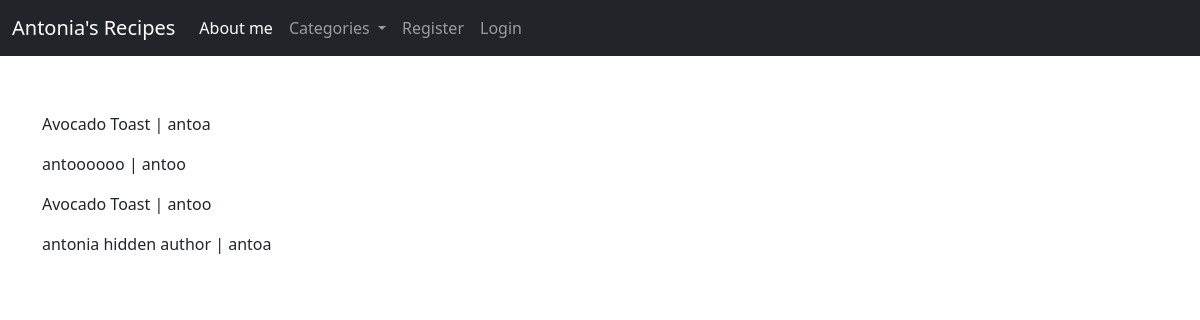
Before: /category-detail/ with the older database file.
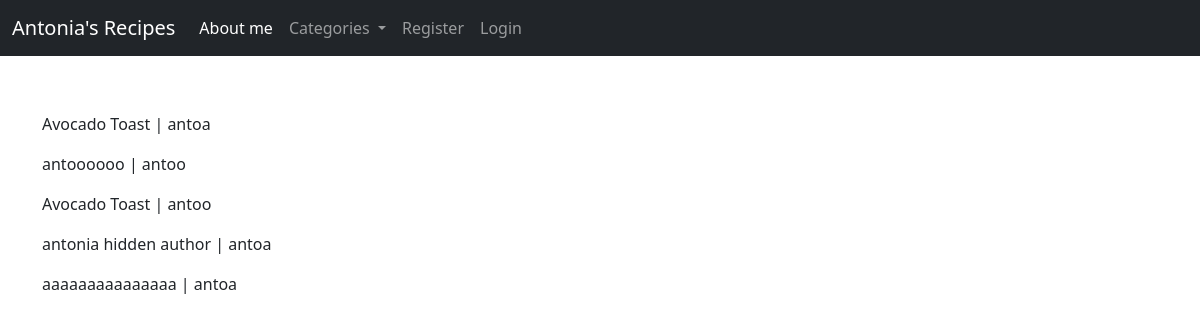
After: the same page with the newer database file.
### core/models.py (models this page shows, shortened)
class Post(models.Model):
    title = models.CharField(max_length=255)
    title_tag = models.CharField(max_length=255, default="Title_tag")
    author = models.ForeignKey(User, on_delete=models.CASCADE)
    body = RichTextField(blank=True, null=True)
    post_date = models.DateField(auto_now_add=True)
    category = models.CharField(max_length=255, default="Desert")
    likes = models.ManyToManyField(User, related_name='blog_posts')
    def __str__(self):
        return self.title + ' | ' + str(self.author)

### core/views.py (the view)
# urls.py: path('category-detail/',CategoryDetailView.as_view(), name='category-detail'),
class CategoryDetailView(ListView):
    model = Category
    template_name = 'category_detail.html'
    def get_context_data(self, **kwargs):
        cat_menu = Category.objects.all()
        context = super().get_context_data(**kwargs)
        context['post_list'] = Post.objects.filter(category="Vegan")
        context["cat_menu"] = cat_menu
        return context

### core/models.py (called while the page is built)
    def __str__(self):
        return self.name

### core/templates/category_detail.html (shortened to what this page needs)
{% extends 'base.html' %}
{% block content%}
{% for post in post_list %}
<p>{{post}}</p>
{% endfor %}
{% endblock %}

Changed rows visible on the page:
added Post: title+author "aaaaaaaaaaaaaaa | antoa"
